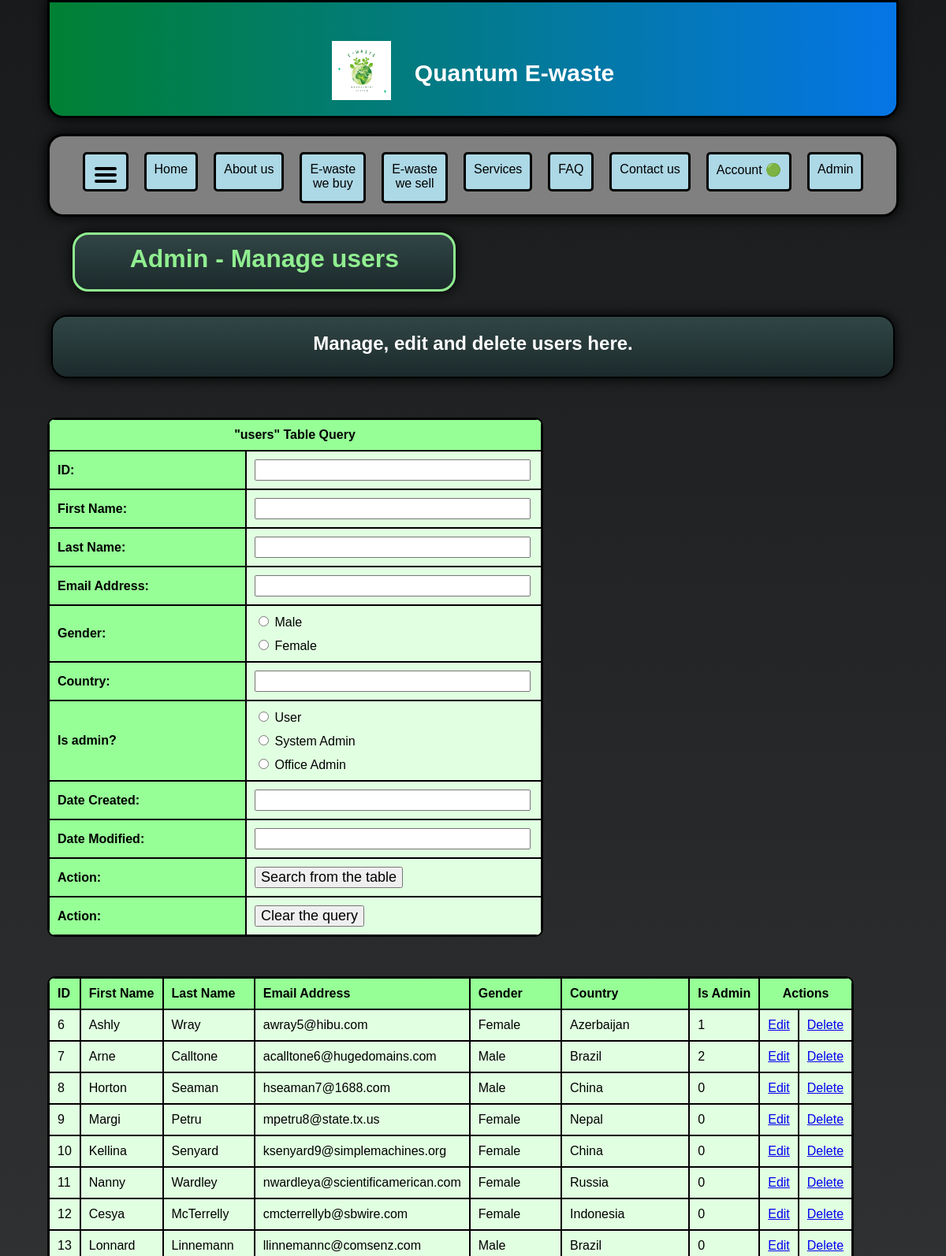
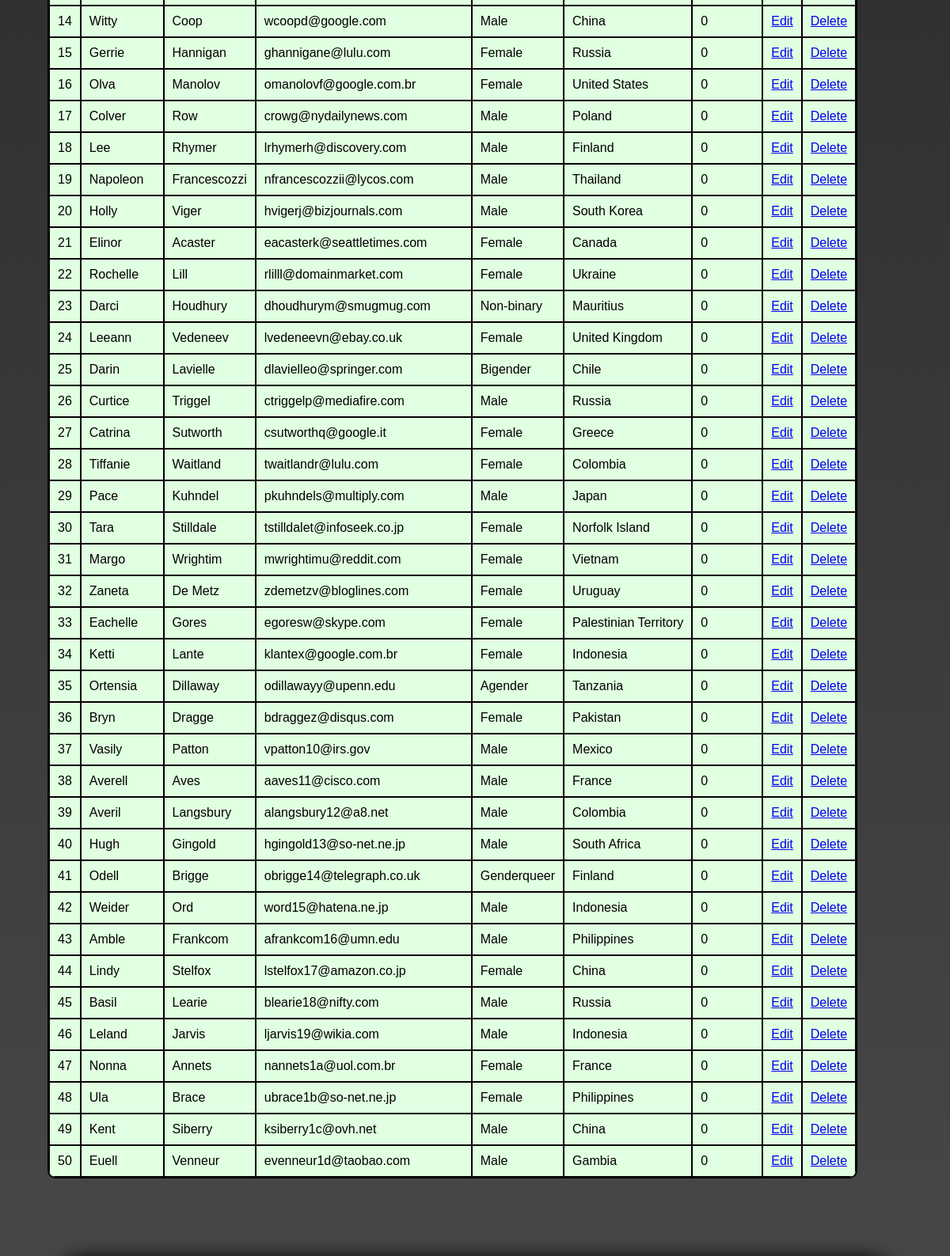
The page /admin/manage-users/index.php (signed in, upper part) on the database its author committed (2 pictures, top to bottom).
### tables this page shows
CREATE TABLE `users` (
  `user_id` int(11) NOT NULL,
  `first_name` varchar(300) NOT NULL,
  `last_name` varchar(300) NOT NULL,
  `email_address` varchar(300) NOT NULL,
  `password` varchar(300) NOT NULL,
  `gender` varchar(300) NOT NULL,
  `country` varchar(300) NOT NULL,
  `is_admin` int(1) NOT NULL,
  `date_created` varchar(300) NOT NULL,
  `date_modified` varchar(300) NOT NULL
);

### admin/manage-users/index.php (the view, shortened to what this page needs)
<?php
include '../../php/connection.php';
@$user_id = $_SESSION['user_id'];
if ($user_id != null) {
    $result = $connection->query("SELECT is_admin FROM users WHERE user_id = $user_id");
    while ($row = $result->fetch_assoc()) {
        $is_admin = (int) $row['is_admin'];
    }
}
?>
<!DOCTYPE html>
<html lang="en">
<head>
    <link href="../../css/styles.css" rel="stylesheet">
    <link href="../../css/navigation-bar-buttons.css" rel="stylesheet">
    <link href="../../css/dropdown-menu.css" rel="stylesheet">
    <link href="../../css/manage-users.css" rel="stylesheet">
    <link href="../../css/styles-cp-mobile.css" rel="stylesheet">
    <link href="../../css/side-navigation-menu.css" rel="stylesheet">
</head>
<body>
    <div id="basket">
        <div id="header" class="website-title">
            <div class="title-and-image-container">
                <div class="title-and-image-content">
                    <img class="header-image" src="../../images/logo-image.png" alt="Greening planet earth." title="Greening planet earth.">
                </div>
                <div class="title-and-image-content">
                    Quantum E-waste
                </div>
            </div>
        </div>
        <div id="menu-buttons">
            <div>
                <a class="black-hyperlink" href="javascript:void(0)" onclick="openNav()">
                    <div class="menu-button">
                        <img src="../../images/Hamburger_icon.svg" alt="Hamburger button icon for side navigation menu." title="Hamburger button icon for side navigation menu.">
                    </div>
                </a>
            </div>
            <div>
                <a class="black-hyperlink" href="../../index.php">
                    <div class="menu-button">
                        Home
                    </div>
                </a>
            </div>
            <div>
                <a class="black-hyperlink" href="../../about-us.php">
                    <div class="menu-button">
                        About us
                    </div>
                </a>
            </div>
            <div>
                <a class="black-hyperlink" href="../../e-waste/we-buy.php">
                    <div class="menu-button-2">
                        E-waste<br>we buy
                    </div>
                </a>
            </div>
            <div>
                <a class="black-hyperlink" href="../../e-waste/we-sell.php">
                    <div class="menu-button-2">
                        E-waste<br>we sell
                    </div>
                </a>
            </div>
            <div>
                <a class="black-hyperlink" href="../../services.php">
                    <div class="menu-button">
                        Services
                    </div>
                </a>
            </div>
            <div>
                <a class="black-hyperlink" href="../../faq.php">
                    <div class="menu-button">
                        FAQ
                    </div>
                </a>
            </div>
            <div>
                <a class="black-hyperlink" href="../../contact-us.php">
                    <div class="menu-button">
                        Contact us
                    </div>
                </a>
            </div>
            <div>
                <a class="black-hyperlink" href="javascript:void(0)">
                    <div class="dropdown">
                        <div class="menu-button">
                            <?php
                            if (isset($_SESSION['email_address'])) {
                                echo "Account &#128994;";
                            }
                            else {
                                echo "Account &#128308;";
                            }
                            ?>
                        </div>
                    </div>
                </a>
            </div>
            <?php
            if (@$is_admin == 1 || @$is_admin == 2) {
                $html = <<<HTML
                    <div>
                        <a class='black-hyperlink' href='../../admin/index.php'>
                            <div class='menu-button'>
                                Admin
                            </div>
                        </a>
                    </div>
                HTML;
                echo $html;
            }
            ?>
        </div>
        <div class="page-title-banner-container">
            <div class="page-title-banner-content">Admin - Manage users</div>
        </div>
        <div id="contents-1-container">
            <div id="contents-1-content">
                <h2>Manage, edit and delete users here.</h2>
            </div>
        </div>
        <?php
        $user_id = isset($_SESSION['txtID']) ? $_SESSION['txtID'] : '';
        $first_name = isset($_SESSION['txtFName']) ? $_SESSION['txtFName'] : '';
        $last_name = isset($_SESSION['txtLName']) ? $_SESSION['txtLName'] : '';
        $email_address = isset($_SESSION['txtEmail']) ? $_SESSION['txtEmail'] : '';
        $gender = isset($_SESSION['rdoGender']) ? $_SESSION['rdoGender'] : '';
        $country = isset($_SESSION['txtCountry']) ? $_SESSION['txtCountry'] : '';
        $is_admin = isset($_SESSION['rdoAdmin']) ? $_SESSION['rdoAdmin'] : '';
        $date_created = isset($_SESSION['txtDateCreated']) ? $_SESSION['txtDateCreated'] : '';
        $date_modified = isset($_SESSION['txtDateModified']) ? $_SESSION['txtDateModified'] : '';
        ?>
        <div>
            <form action="index.php" method="post">
                <div class="query-table-content">
                    <table id="table-query">
                        <tr>
                            <th colspan="2" style="padding-left: 0; text-align: center;">
                                "users" Table Query
                            </th>
                        </tr>
                        <tr>
                            <th>ID:</th>
                            <td><input type="text" name="txtID" value="<?php echo $user_id ?>"></td>
                        </tr>
                        <tr>
                            <th>First Name:</th>
                            <td><input type="text" name="txtFName" value="<?php echo $first_name ?>"></td>
                        </tr>
                        <tr>
                            <th>Last Name:</th>
                            <td><input type="text" name="txtLName" value="<?php echo $last_name ?>"></td>
                        </tr>
                        <tr>
                            <th>Email Address:</th>
                            <td><input type="email" name="txtEmail" value="<?php echo $email_address ?>" class="query-table-email-field"></td>
                        </tr>
                        <tr>
                            <th>Gender:</th>
                            <td>
                                <div class="radio-choice">
                                    <div class="radio-choices">
                                        <input type="radio" id="male" name="rdoGender" value="Male" <?php echo ($gender == 'Male') ? 'checked' : ''; ?>>
                                        <label for="male">Male</label><br>
                                    </div>
                                    <div class="radio-choices">
                                        <input type="radio" id="female" name="rdoGender" value="Female" <?php echo ($gender == 'Female') ? 'checked' : ''; ?>>
                                        <label for="female">Female</label><br>
                                    </div>
                                </div>
                            </td>
                        </tr>
                        <tr>
                            <th>Country:</th>
                            <td><input type="text" name="txtCountry" value="<?php $country ?>"></td>
                        </tr>
                        <tr>
                            <th>Is admin?</th>
                            <td>
                                <div class="radio-choice-2">
                                    <div class="radio-choices">
                                        <input type="radio" id="user" name="rdoAdmin" value="0" <?php echo ($gender == '0') ? 'checked' : ''; ?>>
                                        <label for="no">User</label><br>
                                    </div>
                                    <div class="radio-choices">
                                        <input type="radio" id="systemadmin" name="rdoAdmin" value="1" <?php echo ($gender == '1') ? 'checked' : ''; ?>>
                                        <label for="yes">System Admin</label><br>
                                    </div>
                                    <div class="radio-choices">
                                        <input type="radio" id="officeadmin" name="rdoAdmin" value="2" <?php echo ($gender == '2') ? 'checked' : ''; ?>>
                                        <label for="yes">Office Admin</label><br>
                                    </div>
                                </div>
                            </td>
                        </tr>
                        <tr>
                            <th>Date Created:</th>
                            <td><input type="text" name="txtDateCreated" value="<?php $date_created ?>"></td>
                        </tr>
                        <tr>
                            <th>Date Modified:</th>
                            <td><input type="text" name="txtDateModified" value="<?php $date_modified ?>"></td>
                        </tr>
                        <tr>
                            <th>Action:</th>
                            <td><input type="submit" name="submit" value="Search from the table"></td>
                        </tr>
                        <tr>
                            <th>Action:</th>
                            <td><input type="submit" name="clear" value="Clear the query"></td>
                        </tr>
                    </table>
                </div>
            </form>
        </div>
        <div>
            <div class="manage-user-table">
                <?php
                include '../../php/connection.php';
                $html = <<<HTML
                <table class="manage-rows-table" border=1>
                    <tr>
                        <th>ID</th>
                        <th>First Name</th>
                        <th>Last Name</th>
                        <th>Email Address</th>
                        <th>Gender</th>
                        <th>Country</th>
                        <th>Is Admin</th>
                        <th colspan="2" style="text-align: center;">Actions</th>
                    </tr>
                HTML;
                echo $html;
                $sql_query_1 = "SELECT * FROM `users` WHERE
                                user_id LIKE '%$user_id%' AND
                                first_name LIKE '%$first_name%' AND
                                last_name LIKE '%$last_name%' AND
                                email_address LIKE '%$email_address%' AND
                                gender LIKE '%$gender%' AND
                                country LIKE '%$country%' AND
                                is_admin LIKE '%$is_admin%'
                                ORDER BY user_id ASC";
                $sql_query_1_result = $connection->query($sql_query_1);
                while($sql_query_1_row = $sql_query_1_result->fetch_assoc()) {
                    $html = <<<HTML
                    <tr>
                        <td>{$sql_query_1_row['user_id']}</td>
                        <td>{$sql_query_1_row['first_name']}</td>
                        <td>{$sql_query_1_row['last_name']}</td>
                        <td>{$sql_query_1_row['email_address']}</td>
                        <td>{$sql_query_1_row['gender']}</td>
                        <td>{$sql_query_1_row['country']}</td>
                        <td>{$sql_query_1_row['is_admin']}</td>
                        <td><a href="edit/index.php?id={$sql_query_1_row['user_id']}">Edit</a></td>
                        <td><a href="delete/index.php?id={$sql_query_1_row['user_id']}">Delete</a></td>
                    </tr>
                    HTML;
                    echo $html;
                }
                echo '</table>';
                ?>
            </div>
        </div>
    </div>
</body>
</html>

### css/styles.css (style rules this page uses)
* { box-sizing: border-box }
body { margin: 0; font-family: Verdana, sans-serif; background: linear-gradient(rgba(24, 26, 27, 1), rgba(0, 0, 0, 0.7)); background-size: 100% 100%; background-repeat: no-repeat; background-attachment: fixed; }
.black-hyperlink { color: black; text-decoration: none; }
#basket { width: 1080px; margin: 0 auto; }
#header { height: 150px; width: 1080px; background: linear-gradient(to right, #008033, #0575e6); border-style: solid; text-align: center; border-radius: 0px 0px 20px 20px; z-index: 1; box-shadow: 0px 0px 16px 0px black; }
.website-title { font-weight: bold; font-size: 30px; z-index: 1; }
.title-and-image-container { display: flex; justify-content: center; align-items: center; height: 180px; }
.title-and-image-content { margin-left: 15px; margin-right: 15px; color: white; }
.header-image { height: 75px; width: 75px; }
input[type="text"] { font-size: 18px; }
input[type="submit"] { font-size: 18px; }

### css/navigation-bar-buttons.css (style rules this page uses)
#menu-buttons { margin-right: 20px; background: gray; border-style: solid; height: 105px; width: 1080px; padding-top: 20px; display: flex; justify-content: center; gap: 10px; position: sticky; top: 1%; border-radius: 20px; z-index: 5; box-shadow: 0px 0px 16px 0px black; }
.menu-button { height: 50px; background-color:lightblue; border-style: solid; text-align: center; float: left; padding: 10px; margin-left: 5px; margin-right: 5px; vertical-align: middle; -webkit-transition: background-color 0.3s, transform 0.3s linear; -moz-transition: background-color 0.3s, transform 0.3s linear; -ms-transition: background-color 0.3s, transform 0.3s linear; -o-transition: background-color 0.3s, transform 0.3s linear; transition: background-color 0.3s, transform 0.3s linear; border-radius: 5px; }
.menu-button-2 { height: 65px; background-color:lightblue; border-style: solid; text-align: center; float: left; padding: 10px; margin-left: 5px; margin-right: 5px; vertical-align: middle; -webkit-transition: background-color 0.3s, transform 0.3s linear; -moz-transition: background-color 0.3s, transform 0.3s linear; -ms-transition: background-color 0.3s, transform 0.3s linear; -o-transition: background-color 0.3s, transform 0.3s linear; transition: background-color 0.3s, transform 0.3s linear; border-radius: 5px; }

### css/dropdown-menu.css (style rules this page uses)
.dropdown { position: relative; display: inline-block; }
.dropdown-content a { color: black; padding: 12px 16px; text-decoration: none; display: block; transition: all ease-in .2s; -o-transition: all ease-in .2s; -ms-transition: all ease-in .2s; -moz-transition: all ease-in .2s; -webkit-transition: all ease-in .2s; }

### rows shown on the page
users: user_id "6", first_name "Ashly", last_name "Wray", email_address "awray5@hibu.com", gender "Female", country "Azerbaijan", is_admin "1"
users: user_id "7", first_name "Arne", last_name "Calltone", email_address "acalltone6@hugedomains.com", gender "Male", country "Brazil", is_admin "2"
users: user_id "8", first_name "Horton", last_name "Seaman", email_address "hseaman7@1688.com", gender "Male", country "China", is_admin "0"
users: user_id "9", first_name "Margi", last_name "Petru", email_address "mpetru8@state.tx.us", gender "Female", country "Nepal", is_admin "0"
users: user_id "10", first_name "Kellina", last_name "Senyard", email_address "ksenyard9@simplemachines.org", gender "Female", country "China", is_admin "0"
users: user_id "11", first_name "Nanny", last_name "Wardley", email_address "nwardleya@scientificamerican.com", gender "Female", country "Russia", is_admin "0"
users: user_id "12", first_name "Cesya", last_name "McTerrelly", email_address "cmcterrellyb@sbwire.com", gender "Female", country "Indonesia", is_admin "0"
users: user_id "13", first_name "Lonnard", last_name "Linnemann", email_address "llinnemannc@comsenz.com", gender "Male", country "Brazil", is_admin "0"
users: user_id "14", first_name "Witty", last_name "Coop", email_address "wcoopd@google.com", gender "Male", country "China", is_admin "0"
users: user_id "15", first_name "Gerrie", last_name "Hannigan", email_address "ghannigane@lulu.com", gender "Female", country "Russia", is_admin "0"
users: user_id "16", first_name "Olva", last_name "Manolov", email_address "omanolovf@google.com.br", gender "Female", country "United States", is_admin "0"
users: user_id "17", first_name "Colver", last_name "Row", email_address "crowg@nydailynews.com", gender "Male", country "Poland", is_admin "0"
users: user_id "18", first_name "Lee", last_name "Rhymer", email_address "lrhymerh@discovery.com", gender "Male", country "Finland", is_admin "0"
users: user_id "19", first_name "Napoleon", last_name "Francescozzi", email_address "nfrancescozzii@lycos.com", gender "Male", country "Thailand", is_admin "0"
users: user_id "20", first_name "Holly", last_name "Viger", email_address "hvigerj@bizjournals.com", gender "Male", country "South Korea", is_admin "0"
users: user_id "21", first_name "Elinor", last_name "Acaster", email_address "eacasterk@seattletimes.com", gender "Female", country "Canada", is_admin "0"
users: user_id "22", first_name "Rochelle", last_name "Lill", email_address "rlilll@domainmarket.com", gender "Female", country "Ukraine", is_admin "0"
users: user_id "23", first_name "Darci", last_name "Houdhury", email_address "dhoudhurym@smugmug.com", gender "Non-binary", country "Mauritius", is_admin "0"
users: user_id "24", first_name "Leeann", last_name "Vedeneev", email_address "lvedeneevn@ebay.co.uk", gender "Female", country "United Kingdom", is_admin "0"
users: user_id "25", first_name "Darin", last_name "Lavielle", email_address "dlavielleo@springer.com", gender "Bigender", country "Chile", is_admin "0"
users: user_id "26", first_name "Curtice", last_name "Triggel", email_address "ctriggelp@mediafire.com", gender "Male", country "Russia", is_admin "0"
users: user_id "27", first_name "Catrina", last_name "Sutworth", email_address "csutworthq@google.it", gender "Female", country "Greece", is_admin "0"
users: user_id "28", first_name "Tiffanie", last_name "Waitland", email_address "twaitlandr@lulu.com", gender "Female", country "Colombia", is_admin "0"
users: user_id "29", first_name "Pace", last_name "Kuhndel", email_address "pkuhndels@multiply.com", gender "Male", country "Japan", is_admin "0"
users: user_id "30", first_name "Tara", last_name "Stilldale", email_address "tstilldalet@infoseek.co.jp", gender "Female", country "Norfolk Island", is_admin "0"
users: user_id "31", first_name "Margo", last_name "Wrightim", email_address "mwrightimu@reddit.com", gender "Female", country "Vietnam", is_admin "0"
users: user_id "32", first_name "Zaneta", last_name "De Metz", email_address "zdemetzv@bloglines.com", gender "Female", country "Uruguay", is_admin "0"
users: user_id "33", first_name "Eachelle", last_name "Gores", email_address "egoresw@skype.com", gender "Female", country "Palestinian Territory", is_admin "0"
users: user_id "34", first_name "Ketti", last_name "Lante", email_address "klantex@google.com.br", gender "Female", country "Indonesia", is_admin "0"
users: user_id "35", first_name "Ortensia", last_name "Dillaway", email_address "odillawayy@upenn.edu", gender "Agender", country "Tanzania", is_admin "0"
users: user_id "36", first_name "Bryn", last_name "Dragge", email_address "bdraggez@disqus.com", gender "Female", country "Pakistan", is_admin "0"
users: user_id "37", first_name "Vasily", last_name "Patton", email_address "vpatton10@irs.gov", gender "Male", country "Mexico", is_admin "0"
users: user_id "38", first_name "Averell", last_name "Aves", email_address "aaves11@cisco.com", gender "Male", country "France", is_admin "0"
users: user_id "39", first_name "Averil", last_name "Langsbury", email_address "alangsbury12@a8.net", gender "Male", country "Colombia", is_admin "0"
users: user_id "40", first_name "Hugh", last_name "Gingold", email_address "hgingold13@so-net.ne.jp", gender "Male", country "South Africa", is_admin "0"
users: user_id "41", first_name "Odell", last_name "Brigge", email_address "obrigge14@telegraph.co.uk", gender "Genderqueer", country "Finland", is_admin "0"
users: user_id "42", first_name "Weider", last_name "Ord", email_address "word15@hatena.ne.jp", gender "Male", country "Indonesia", is_admin "0"
users: user_id "43", first_name "Amble", last_name "Frankcom", email_address "afrankcom16@umn.edu", gender "Male", country "Philippines", is_admin "0"
users: user_id "44", first_name "Lindy", last_name "Stelfox", email_address "lstelfox17@amazon.co.jp", gender "Female", country "China", is_admin "0"
users: user_id "45", first_name "Basil", last_name "Learie", email_address "blearie18@nifty.com", gender "Male", country "Russia", is_admin "0"
users: user_id "46", first_name "Leland", last_name "Jarvis", email_address "ljarvis19@wikia.com", gender "Male", country "Indonesia", is_admin "0"
users: user_id "47", first_name "Nonna", last_name "Annets", email_address "nannets1a@uol.com.br", gender "Female", country "France", is_admin "0"
users: user_id "48", first_name "Ula", last_name "Brace", email_address "ubrace1b@so-net.ne.jp", gender "Female", country "Philippines", is_admin "0"
users: user_id "49", first_name "Kent", last_name "Siberry", email_address "ksiberry1c@ovh.net", gender "Male", country "China", is_admin "0"
users: user_id "50", first_name "Euell", last_name "Venneur", email_address "evenneur1d@taobao.com", gender "Male", country "Gambia", is_admin "0"
